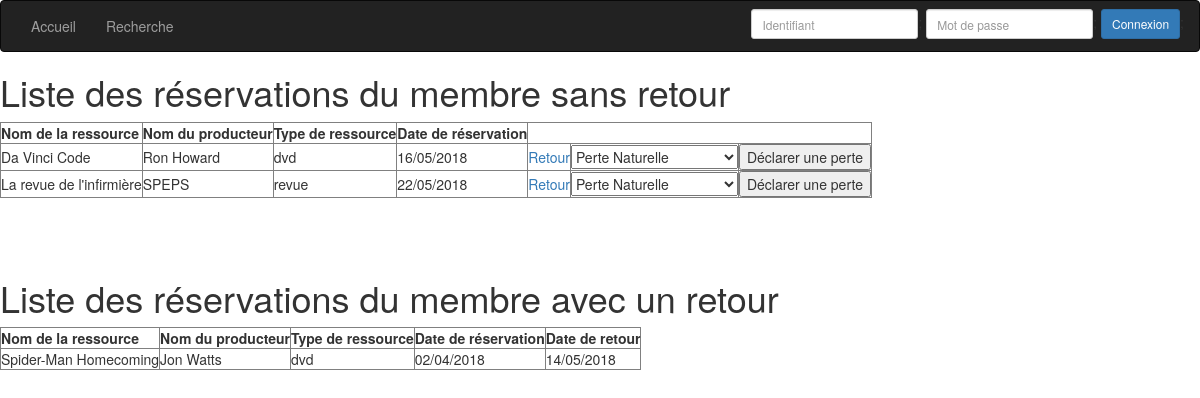
The app's page /src/Mediatheque/Controleur/Retour.php?idMembre=BOYER with its own data.
### tables this page shows
CREATE TABLE `reservation` (
  `ID_RESERV` int(11) NOT NULL,
  `ID_MEMBRE` varchar(20) NOT NULL,
  `ID_RESSOURCE` int(11) NOT NULL,
  `DATE_RESERV` date NOT NULL,
  `DATE_RETOUR` date DEFAULT NULL
);

CREATE TABLE `ressource` (
  `ID_RESSOURCE` int(11) NOT NULL,
  `NBR_EXEMP` int(11) NOT NULL,
  `CAUTION` float NOT NULL,
  `NBR_JOUR_RETOUR` int(11) NOT NULL,
  `DEREFERENCE` tinyint(1) NOT NULL,
  `TYPE_RESS` varchar(5) NOT NULL,
  `NOM` varchar(100) NOT NULL,
  `AUTEUR` varchar(40) NOT NULL,
  `ANNEE_PUBLI` year(4) NOT NULL,
  `NUM_NIVEAU` int(3) DEFAULT NULL,
  `NUM_ETAGERE` int(3) DEFAULT NULL
);

### src/Mediatheque/Modele/FonctionMembre.php (called while the page is built, shortened)
<?php
  function GetListReservationSansRetour($idMembre)
  {
    include('../Constante/ConnexionBDD.php');
    $req = "SELECT * FROM reservation RE,ressource RO
            WHERE RE.ID_RESSOURCE = RO.ID_RESSOURCE
            AND RE.DATE_RETOUR IS NULL
            AND RE.ID_MEMBRE = '".$idMembre."'
            ORDER BY RE.DATE_RESERV";
    $result = $mysqli->query($req);
    return $result;
  }
  function GetListReservationAvecRetour($idMembre)
  {
    include('../Constante/ConnexionBDD.php');
    $req = "SELECT * FROM reservation RE,ressource RO
            WHERE RE.ID_RESSOURCE = RO.ID_RESSOURCE
            AND RE.DATE_RETOUR IS NOT NULL
            AND RE.ID_MEMBRE = '".$idMembre."'
            ORDER BY RE.DATE_RESERV";
    $result = $mysqli->query($req);
    return $result;
  }
?>

### src/Mediatheque/Vue/VueRetour.php (the view, shortened to what this page needs)
<h1>Liste des réservations du membre sans retour </h1>
<table border="1">
	<tr>
		<td><b>Nom de la ressource</b></td>
    <td><b>Nom du producteur</b></td>
		<td><b>Type de ressource</b></td>
		<td><b>Date de réservation</b></td>
	</tr>
	<?php
    while($resultat = mysqli_fetch_array($listReservSansRetour)){
      $dateReserv = new DateTime($resultat['DATE_RESERV']);
  		echo "<tr>";
			echo "<td>".$resultat['NOM']."</td>";
  		echo "<td>".$resultat['AUTEUR']."</td>";
  		echo "<td>".$resultat['TYPE_RESS']."</td>";
  		echo "<td>".$dateReserv->format('d/m/Y')."</td>";
      echo "<td><a href='../Controleur/RetourRess.php?idReserv=".$resultat['ID_RESERV']."'>Retour</a></td>";
			echo '<form method="POST" action="Perte.php?idReserv='.$resultat["ID_RESERV"].'">';
			echo '<td><SELECT name="typePerte"  size="1">
								<option value="NAT">Perte Naturelle</option>
								<option value="DEG">Dégradation Apparente</option>
						</SELECT></td>';
			echo '<td><input type="submit" value="Déclarer une perte"></td>';
			echo '</form>';
  		echo "</tr>";
  	}
  ?>
</table>
<h1>Liste des réservations du membre avec un retour </h1>
<table border="1">
	<tr>
		<td><b>Nom de la ressource</b></td>
    <td><b>Nom du producteur</b></td>
		<td><b>Type de ressource</b></td>
		<td><b>Date de réservation</b></td>
		<td><b>Date de retour</b></td>
	</tr>
	<?php
    while($resultat = mysqli_fetch_array($listReservAvecRetour)){
      $dateReserv = new DateTime($resultat['DATE_RESERV']);
      $dateRetour = new DateTime($resultat['DATE_RETOUR']);
  		echo "<tr>";
			echo "<td>".$resultat['NOM']."</td>";
  		echo "<td>".$resultat['AUTEUR']."</td>";
  		echo "<td>".$resultat['TYPE_RESS']."</td>";
  		echo "<td>".$dateReserv->format('d/m/Y')."</td>";
			echo "<td>".$dateRetour->format('d/m/Y')."</td>";
  		echo "</tr>";
  	}
  ?>
</table>

### records on screen
reservation: ID_RESSOURCE.NOM "Da Vinci Code", ID_RESSOURCE.AUTEUR "Ron Howard", ID_RESSOURCE.TYPE_RESS "dvd", DATE_RESERV "16/05/2018"
reservation: ID_RESSOURCE.NOM "La revue de l'infirmière", ID_RESSOURCE.AUTEUR "SPEPS", ID_RESSOURCE.TYPE_RESS "revue", DATE_RESERV "22/05/2018"
reservation: ID_RESSOURCE.NOM "Spider-Man Homecoming", ID_RESSOURCE.AUTEUR "Jon Watts", ID_RESSOURCE.TYPE_RESS "dvd", DATE_RESERV "02/04/2018", DATE_RETOUR "14/05/2018"
